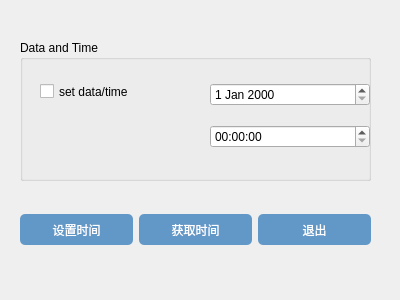
<?xml version="1.0" encoding="UTF-8"?>
<ui version="4.0">
 <class>Dlg_TimeSet</class>
 <widget class="QWidget" name="Dlg_TimeSet">
  <property name="geometry">
   <rect>
    <x>0</x>
    <y>0</y>
    <width>400</width>
    <height>300</height>
   </rect>
  </property>
  <property name="windowTitle">
   <string>Form</string>
  </property>
  <widget class="QWidget" name="horizontalLayoutWidget">
   <property name="geometry">
    <rect>
     <x>20</x>
     <y>190</y>
     <width>351</width>
     <height>80</height>
    </rect>
   </property>
   <layout class="QHBoxLayout" name="horizontalLayout">
    <item>
     <widget class="QPushButton" name="SetTimeButton">
      <property name="minimumSize">
       <size>
        <width>80</width>
        <height>31</height>
       </size>
      </property>
      <property name="styleSheet">
       <string notr="true">background-color:rgb(98, 152, 200);
border:rgb(255, 255, 255);
color:rgb(255, 255, 255);
border-radius:5px</string>
      </property>
      <property name="text">
       <string>设置时间</string>
      </property>
     </widget>
    </item>
    <item>
     <widget class="QPushButton" name="GetTimeButton">
      <property name="minimumSize">
       <size>
        <width>80</width>
        <height>31</height>
       </size>
      </property>
      <property name="styleSheet">
       <string notr="true">background-color:rgb(98, 152, 200);
border:rgb(255, 255, 255);
color:rgb(255, 255, 255);
border-radius:5px</string>
      </property>
      <property name="text">
       <string>获取时间</string>
      </property>
     </widget>
    </item>
    <item>
     <widget class="QPushButton" name="ExitButton">
      <property name="minimumSize">
       <size>
        <width>80</width>
        <height>31</height>
       </size>
      </property>
      <property name="styleSheet">
       <string notr="true">background-color:rgb(98, 152, 200);
border:rgb(255, 255, 255);
color:rgb(255, 255, 255);
border-radius:5px</string>
      </property>
      <property name="text">
       <string>退出</string>
      </property>
     </widget>
    </item>
   </layout>
  </widget>
  <widget class="QGroupBox" name="groupBox">
   <property name="geometry">
    <rect>
     <x>20</x>
     <y>40</y>
     <width>351</width>
     <height>141</height>
    </rect>
   </property>
   <property name="title">
    <string>Data and Time</string>
   </property>
   <widget class="QCheckBox" name="checkBox">
    <property name="geometry">
     <rect>
      <x>20</x>
      <y>40</y>
      <width>161</width>
      <height>23</height>
     </rect>
    </property>
    <property name="text">
     <string>set data/time</string>
    </property>
   </widget>
   <widget class="QWidget" name="verticalLayoutWidget">
    <property name="geometry">
     <rect>
      <x>190</x>
      <y>30</y>
      <width>160</width>
      <height>91</height>
     </rect>
    </property>
    <layout class="QVBoxLayout" name="verticalLayout">
     <item>
      <widget class="QDateEdit" name="dateEdit"/>
     </item>
     <item>
      <widget class="QTimeEdit" name="timeEdit"/>
     </item>
    </layout>
   </widget>
  </widget>
 </widget>
 <resources/>
 <connections/>
</ui>
